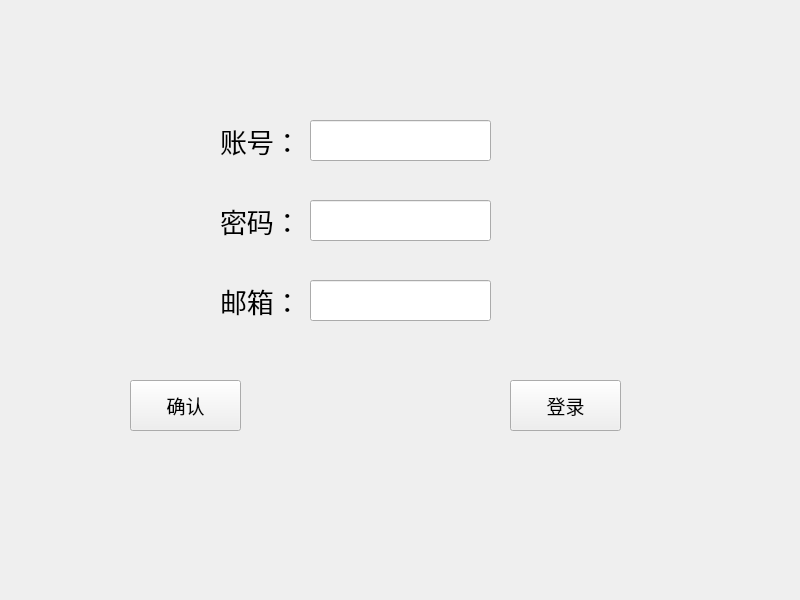
<?xml version="1.0" encoding="UTF-8"?>
<ui version="4.0">
 <class>sign</class>
 <widget class="QWidget" name="sign">
  <property name="geometry">
   <rect>
    <x>0</x>
    <y>0</y>
    <width>800</width>
    <height>600</height>
   </rect>
  </property>
  <property name="windowTitle">
   <string>Form</string>
  </property>
  <widget class="QLabel" name="label">
   <property name="geometry">
    <rect>
     <x>220</x>
     <y>120</y>
     <width>91</width>
     <height>41</height>
    </rect>
   </property>
   <property name="font">
    <font>
     <family>楷体</family>
     <pointsize>20</pointsize>
    </font>
   </property>
   <property name="text">
    <string>账号：</string>
   </property>
  </widget>
  <widget class="QLineEdit" name="lineEdit">
   <property name="geometry">
    <rect>
     <x>310</x>
     <y>120</y>
     <width>181</width>
     <height>41</height>
    </rect>
   </property>
  </widget>
  <widget class="QPushButton" name="pushButton">
   <property name="geometry">
    <rect>
     <x>130</x>
     <y>380</y>
     <width>111</width>
     <height>51</height>
    </rect>
   </property>
   <property name="font">
    <font>
     <family>楷体</family>
     <pointsize>14</pointsize>
    </font>
   </property>
   <property name="text">
    <string>确认</string>
   </property>
  </widget>
  <widget class="QLabel" name="label_2">
   <property name="geometry">
    <rect>
     <x>220</x>
     <y>200</y>
     <width>91</width>
     <height>41</height>
    </rect>
   </property>
   <property name="font">
    <font>
     <family>楷体</family>
     <pointsize>20</pointsize>
    </font>
   </property>
   <property name="text">
    <string>密码：</string>
   </property>
  </widget>
  <widget class="QLineEdit" name="lineEdit_2">
   <property name="geometry">
    <rect>
     <x>310</x>
     <y>200</y>
     <width>181</width>
     <height>41</height>
    </rect>
   </property>
  </widget>
  <widget class="QLabel" name="label_3">
   <property name="geometry">
    <rect>
     <x>220</x>
     <y>280</y>
     <width>91</width>
     <height>41</height>
    </rect>
   </property>
   <property name="font">
    <font>
     <family>楷体</family>
     <pointsize>20</pointsize>
    </font>
   </property>
   <property name="text">
    <string>邮箱：</string>
   </property>
  </widget>
  <widget class="QLineEdit" name="lineEdit_3">
   <property name="geometry">
    <rect>
     <x>310</x>
     <y>280</y>
     <width>181</width>
     <height>41</height>
    </rect>
   </property>
  </widget>
  <widget class="QPushButton" name="pushButton_2">
   <property name="geometry">
    <rect>
     <x>510</x>
     <y>380</y>
     <width>111</width>
     <height>51</height>
    </rect>
   </property>
   <property name="font">
    <font>
     <family>楷体</family>
     <pointsize>14</pointsize>
    </font>
   </property>
   <property name="text">
    <string>登录</string>
   </property>
  </widget>
 </widget>
 <resources/>
 <connections/>
</ui>
